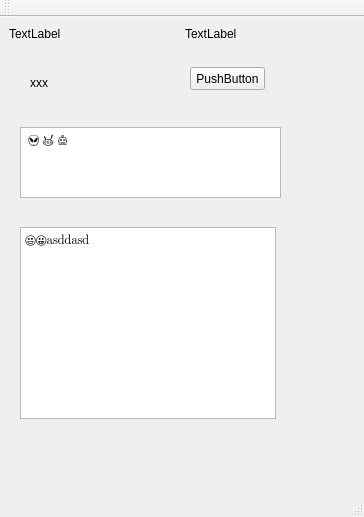
<?xml version="1.0" encoding="UTF-8"?>
<ui version="4.0">
 <class>test1Class</class>
 <widget class="QMainWindow" name="test1Class">
  <property name="geometry">
   <rect>
    <x>0</x>
    <y>0</y>
    <width>364</width>
    <height>517</height>
   </rect>
  </property>
  <property name="windowTitle">
   <string>test1</string>
  </property>
  <widget class="QWidget" name="centralWidget">
   <widget class="QLabel" name="label">
    <property name="geometry">
     <rect>
      <x>9</x>
      <y>9</y>
      <width>54</width>
      <height>16</height>
     </rect>
    </property>
    <property name="text">
     <string>TextLabel</string>
    </property>
   </widget>
   <widget class="QLabel" name="label_2">
    <property name="geometry">
     <rect>
      <x>185</x>
      <y>9</y>
      <width>54</width>
      <height>16</height>
     </rect>
    </property>
    <property name="text">
     <string>TextLabel</string>
    </property>
   </widget>
   <widget class="QPushButton" name="pushButton">
    <property name="geometry">
     <rect>
      <x>190</x>
      <y>50</y>
      <width>75</width>
      <height>23</height>
     </rect>
    </property>
    <property name="text">
     <string>PushButton</string>
    </property>
   </widget>
   <widget class="QLabel" name="label_3">
    <property name="geometry">
     <rect>
      <x>30</x>
      <y>60</y>
      <width>54</width>
      <height>12</height>
     </rect>
    </property>
    <property name="text">
     <string>xxx</string>
    </property>
   </widget>
   <widget class="QTextEdit" name="textEdit">
    <property name="geometry">
     <rect>
      <x>20</x>
      <y>110</y>
      <width>261</width>
      <height>71</height>
     </rect>
    </property>
    <property name="font">
     <font>
      <family>Segoe UI Emoji</family>
      <kerning>false</kerning>
     </font>
    </property>
    <property name="html">
     <string>&lt;!DOCTYPE HTML PUBLIC &quot;-//W3C//DTD HTML 4.0//EN&quot; &quot;http://www.w3.org/TR/REC-html40/strict.dtd&quot;&gt;
&lt;html&gt;&lt;head&gt;&lt;meta name=&quot;qrichtext&quot; content=&quot;1&quot; /&gt;&lt;style type=&quot;text/css&quot;&gt;
p, li { white-space: pre-wrap; }
&lt;/style&gt;&lt;/head&gt;&lt;body style=&quot; font-family:'Segoe UI Emoji'; font-size:9pt; font-weight:400; font-style:normal;&quot;&gt;
&lt;p style=&quot; margin-top:0px; margin-bottom:0px; margin-left:0px; margin-right:0px; -qt-block-indent:0; text-indent:0px;&quot;&gt; 👽 👾 🤖 &lt;/p&gt;&lt;/body&gt;&lt;/html&gt;</string>
    </property>
   </widget>
   <widget class="QTextBrowser" name="textBrowser">
    <property name="geometry">
     <rect>
      <x>20</x>
      <y>210</y>
      <width>256</width>
      <height>192</height>
     </rect>
    </property>
    <property name="font">
     <font>
      <family>Segoe UI Emoji</family>
      <pointsize>10</pointsize>
      <weight>50</weight>
      <bold>false</bold>
     </font>
    </property>
    <property name="html">
     <string>&lt;!DOCTYPE HTML PUBLIC &quot;-//W3C//DTD HTML 4.0//EN&quot; &quot;http://www.w3.org/TR/REC-html40/strict.dtd&quot;&gt;
&lt;html&gt;&lt;head&gt;&lt;meta name=&quot;qrichtext&quot; content=&quot;1&quot; /&gt;&lt;style type=&quot;text/css&quot;&gt;
p, li { white-space: pre-wrap; }
&lt;/style&gt;&lt;/head&gt;&lt;body style=&quot; font-family:'Segoe UI Emoji'; font-size:10pt; font-weight:400; font-style:normal;&quot;&gt;
&lt;p style=&quot; margin-top:12px; margin-bottom:12px; margin-left:0px; margin-right:0px; -qt-block-indent:0; text-indent:0px;&quot;&gt;&lt;span style=&quot; font-family:'SimSun'; font-size:9pt;&quot;&gt;😃😀asddasd&lt;/span&gt;&lt;/p&gt;&lt;/body&gt;&lt;/html&gt;</string>
    </property>
    <property name="textInteractionFlags">
     <set>Qt::LinksAccessibleByKeyboard|Qt::LinksAccessibleByMouse|Qt::TextBrowserInteraction|Qt::TextEditable|Qt::TextSelectableByMouse</set>
    </property>
   </widget>
  </widget>
  <widget class="QMenuBar" name="menuBar">
   <property name="geometry">
    <rect>
     <x>0</x>
     <y>0</y>
     <width>364</width>
     <height>23</height>
    </rect>
   </property>
  </widget>
  <widget class="QToolBar" name="mainToolBar">
   <attribute name="toolBarArea">
    <enum>TopToolBarArea</enum>
   </attribute>
   <attribute name="toolBarBreak">
    <bool>false</bool>
   </attribute>
  </widget>
  <widget class="QStatusBar" name="statusBar"/>
 </widget>
 <layoutdefault spacing="6" margin="11"/>
 <resources>
  <include location="test1.qrc"/>
 </resources>
 <connections/>
</ui>
